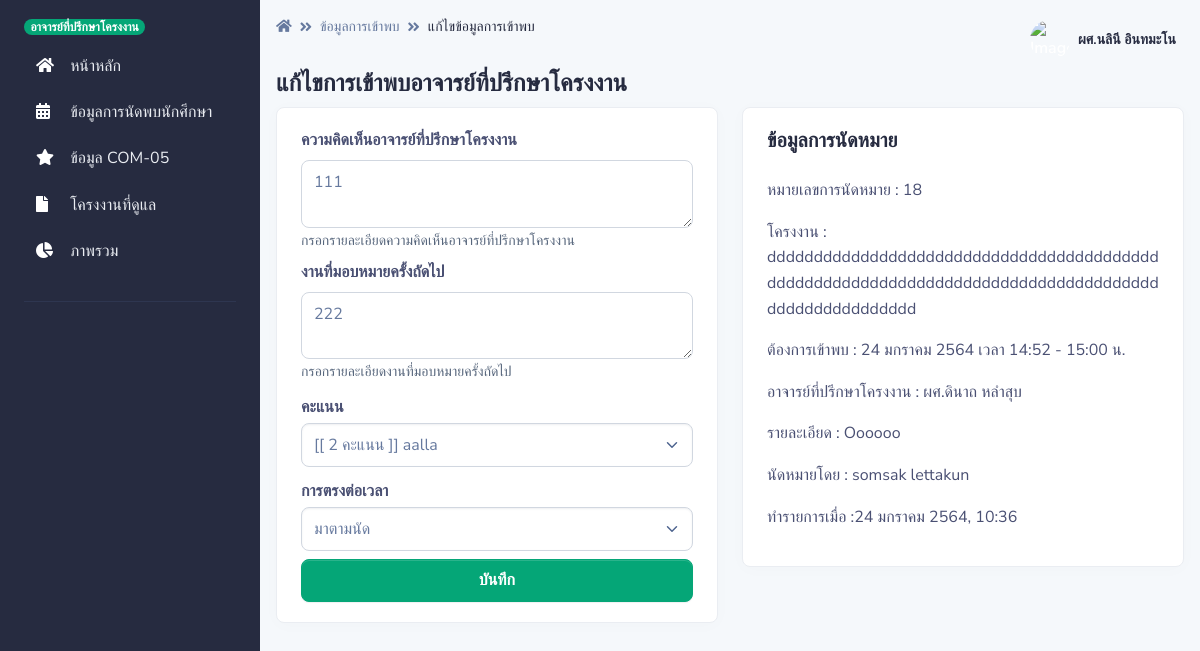
The app's page /pages/com05/com05_edit.php?ID=7 (signed in), older data.
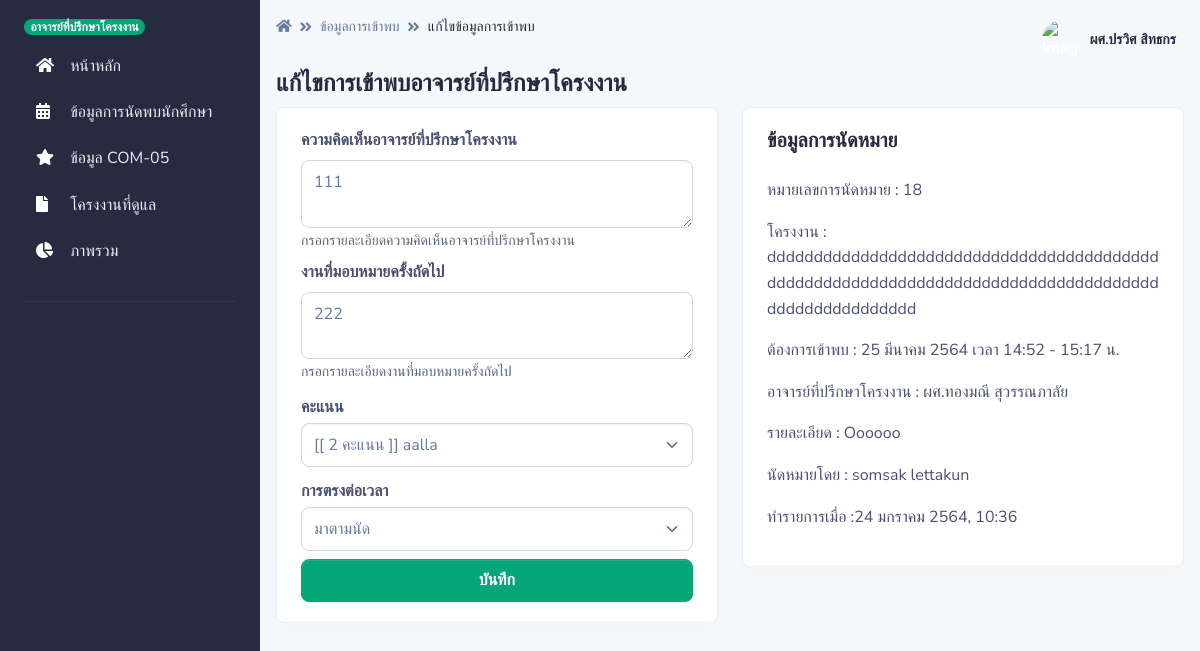
The same page, newer data.
### tables this page shows
CREATE TABLE `appoint` (
  `appoint_id` int(255) NOT NULL,
  `project_id` int(15) NOT NULL,
  `appoint_date_start` datetime NOT NULL,
  `appoint_date_end` datetime NOT NULL,
  `apooint_minute` int(3) NOT NULL,
  `appoint_comment` varchar(255) NOT NULL,
  `teacher_id` int(15) NOT NULL,
  `appoint_status` int(2) NOT NULL,
  `recorder` int(15) NOT NULL,
  `appoint_recorder` datetime NOT NULL DEFAULT current_timestamp()
);

CREATE TABLE `teacher` (
  `teacher_id` int(10) NOT NULL,
  `teacher_name` varchar(255) NOT NULL,
  `teacher_email` varchar(255) NOT NULL,
  `teacher_password` varchar(255) NOT NULL,
  `teacher_photo` varchar(255) NOT NULL DEFAULT 'https://i.ibb.co/HFB65Yz/asa.png',
  `teacher_type` int(1) NOT NULL DEFAULT 1
);

CREATE TABLE `project` (
  `project_id` int(15) NOT NULL,
  `project_name` varchar(255) NOT NULL,
  `project_type` int(2) NOT NULL,
  `project_adviser1` int(15) NOT NULL,
  `project_adviser2` int(15) NOT NULL,
  `project_status` int(2) NOT NULL DEFAULT 1,
  `project_record` int(10) NOT NULL
);

CREATE TABLE `student` (
  `student_id` int(15) NOT NULL,
  `student_name` varchar(255) NOT NULL,
  `student_major` int(2) NOT NULL,
  `student_phone` varchar(15) NOT NULL DEFAULT '0000000000',
  `student_email` varchar(255) NOT NULL,
  `student_password` varchar(255) NOT NULL,
  `student_photo` varchar(255) NOT NULL DEFAULT 'https://i.ibb.co/BVcPqGJ/profile-picture-2qq.jpg',
  `student_project` int(15) NOT NULL DEFAULT 1111,
  `student_type` int(2) NOT NULL DEFAULT 1
);

### pages/dateth.php (called while the page is built, shortened)
<?php
	function DateTimeThai($strDateTime)
	{
		$strYear = date("Y",strtotime($strDateTime))+543;
		$strMonth= date("n",strtotime($strDateTime));
		$strDay= date("j",strtotime($strDateTime));
		$strHour= date("H",strtotime($strDateTime));
		$strMinute= date("i",strtotime($strDateTime));
		$strMonthCut = Array("","มกราคม","กุมภาพันธ์","มีนาคม","เมษายน","พฤษภาคม","มิถุนายน","กรกฎาคม","สิงหาคม","กันยายน","ตุลาคม","พฤศจิกายน","ธันวาคม");
		$strMonthThai=$strMonthCut[$strMonth];
		return "$strDay $strMonthThai $strYear, $strHour:$strMinute";
	}
    function DateThai($strDate)
	{
		$strYear = date("Y",strtotime($strDate))+543;
		$strMonth= date("n",strtotime($strDate));
		$strDay= date("j",strtotime($strDate));
		$strMonthCut = Array("","มกราคม","กุมภาพันธ์","มีนาคม","เมษายน","พฤษภาคม","มิถุนายน","กรกฎาคม","สิงหาคม","กันยายน","ตุลาคม","พฤศจิกายน","ธันวาคม");
		$strMonthThai=$strMonthCut[$strMonth];
		return "$strDay $strMonthThai $strYear";
	}
	function HourMinute($strDatetoHourMinute)
	{
		$strHour= date("H",strtotime($strDatetoHourMinute));
		$strMinute= date("i",strtotime($strDatetoHourMinute));
		return "$strHour:$strMinute";
	}
	function HourMinute1($strDatetoHourMinute1)
	{
		$strHour= date("H",strtotime($strDatetoHourMinute1));
		$strMinute= date("i",strtotime($strDatetoHourMinute1));
		return "$strHour:$strMinute";
    }
?>

### pages/com05/com05_edit.php (the view, shortened to what the changed rows need)
<?php
if (!$_SESSION["TeacherID"]){
	  Header("Location: ../../login_te.php");
}else{?>
<?php
include '../../conn.php';
?>
<!DOCTYPE html>
<html lang="en">
<head>
    <link type="text/css" href="../../vendor/@fortawesome/fontawesome-free/css/all.min.css" rel="stylesheet">
    <link type="text/css" href="../../vendor/notyf/notyf.min.css" rel="stylesheet">
    <link type="text/css" href="../../css/volt.css" rel="stylesheet">
    <?php include '../dateth.php';?>
</head>
<body>
    <?php include '../menu_te.php';?>
    <main class="content">
        <nav class="navbar navbar-top navbar-expand navbar-dashboard navbar-dark pl-0 pr-2 pb-0">
            <div class="container-fluid px-0">
                <div class="d-flex justify-content-between w-100" id="navbarSupportedContent">
                    <div class="d-flex">
                        <nav aria-label="breadcrumb">
                            <ol class="breadcrumb breadcrumb-dark breadcrumb-transparent">
                            <li class="breadcrumb-item"><a href="../teacher"><span class="fas fa-home"></span></a></li>
                                <li class="breadcrumb-item"><a href="../com05">ข้อมูลการเข้าพบ</a></li>
                                <li class="breadcrumb-item active" aria-current="page">แก้ไขข้อมูลการเข้าพบ</li>
                            </ol>
                        </nav>
                    </div>
                    <?php include '../navbar_te.php';?>
                </div>
            </div>
        </nav>
        <div class="py-0">
            <div class="d-flex justify-content-between w-100 flex-wrap">
                <div class="mb-3 mb-lg-0">
                    <h1 class="h4">แก้ไขการเข้าพบอาจารย์ที่ปรึกษาโครงงาน</h1>
                </div>
            </div>
        </div>
        <?php
$com05 = $_REQUEST["ID"];
$sql = "SELECT
com05.com05_id,
com05.appoint_id,
com05.project_id,
com05.comment_teacher,
com05.comment_assign,
com05.score,
com05.meet_check,
com05.teacher_id
FROM
com05
WHERE
com05.com05_id = '$com05'";
$result = mysqli_query($con, $sql) or die ("Error in query: $sql " . mysqli_error());
$row = mysqli_fetch_array($result);
extract($row);
?>
        <div class="row">
                <div class="col-12 col-xl-6">
                    <div class="card card-body bg-white border-light shadow-sm mb-4">
                    <form action="com05_edit_ac.php" method="post">
                <div class="mb-2">
                    <label for="comment_teacher">ความคิดเห็นอาจารย์ที่ปรึกษาโครงงาน</label>
                    <textarea  class="form-control" id="comment_teacher" name="comment_teacher"
                        aria-describedby="present-describ" maxlength="255"><?php echo $comment_teacher; ?></textarea>
                    <small id="present-describ"
                        class="form-text text-muted">กรอกรายละเอียดความคิดเห็นอาจารย์ที่ปรึกษาโครงงาน</small>
                </div>
                <div class="mb-2">
                    <label for="comment_assign">งานที่มอบหมายครั้งถัดไป</label>
                    <textarea  class="form-control" id="comment_assign" name="comment_assign"
                        aria-describedby="present-describ" maxlength="255"><?php echo $comment_assign; ?></textarea>
                    <small id="present-describ"
                        class="form-text text-muted">กรอกรายละเอียดงานที่มอบหมายครั้งถัดไป</small>
                </div>
                <?php
$query = "SELECT
score.score_id as s_id,
score.score_score as s_s,
score.score_detail as s_detail
FROM
score
ORDER BY
score.score_score ASC";
$result = mysqli_query($con, $query);
?>
                <div class="mb-2">
                    <label class="my-1 mr-2" for="score">คะแนน</label>
                    <select class="form-select" id="score" name="score" aria-label="Default select example">
                       <?php foreach($result as $results){
                                            if( $results["s_id"] == $score ){
                                               echo' <option value="'.$results["s_s"].'" selected="true">[[ '.$results["s_s"].' คะแนน ]] '.$results["s_detail"].'</option>';
                                            }else{
                                                echo' <option value="'.$results["s_s"].'" >[[ '.$results["s_s"].' คะแนน ]] '.$results["s_detail"].'</option>';
                                            }
                                        }
                                        ?>
                    </select>
                </div>
                <?php
$query2 = "SELECT
meet_check.meet_check_id as m_id,
meet_check.meet_check_name as m_name
FROM
meet_check
ORDER BY
meet_check.meet_check_id ASC";
$result2 = mysqli_query($con, $query2);
?>
                <div class="mb-2">
                    <label class="my-1 mr-2" for="meet_check">การตรงต่อเวลา</label>
                    <select class="form-select" id="meet_check" name="meet_check" aria-label="Default select example">
                        <?php foreach($result2 as $results2){
                                            if( $results2["m_id"] == $meet_check ){
                                               echo' <option value="'.$results2["m_id"].'" selected="true">'.$results2["m_name"].'</option>';
                                            }else{
                                                echo' <option value="'.$results2["m_id"].'" >'.$results2["m_name"].'</option>';
                                            }
                                        }
                                        ?>
                    </select>
                </div>
                <?php
$sql = "SELECT
appoint.appoint_id as a_id,
appoint.project_id as p_id
FROM
appoint
WHERE
appoint.appoint_id = '$appoint_id'";
$result = mysqli_query($con, $sql) or die ("Error in query: $sql " . mysqli_error());
$row = mysqli_fetch_array($result);
extract($row);
?>
                <button class="btn btn-block btn-success" type="submit">บันทึก</button>
            </form>
                    </div>
                </div>
                <div class="col-12 col-xl-6">
                            <div class="card card-body bg-white border-light shadow-sm mb-4">
                                <h2 class="h5 mb-4">ข้อมูลการนัดหมาย</h2>
<?php
					$sql = "SELECT
                    appoint.appoint_id,
                    appoint.project_id,
                    project.project_name,
                    appoint.appoint_date_start,
                    appoint.appoint_date_end,
                    appoint.appoint_comment,
                    appoint.teacher_id,
                    teacher.teacher_name,
                    appoint.appoint_status,
                    appoint_status.appoint_status_name,
                    appoint.recorder,
                    student.student_name,
                    appoint.appoint_recorder
                    FROM
                    appoint
                    INNER JOIN project ON appoint.project_id = project.project_id
                    INNER JOIN teacher ON appoint.teacher_id = teacher.teacher_id
                    INNER JOIN appoint_status ON appoint.appoint_status = appoint_status.appoint_status_id
                    INNER JOIN student ON student.student_project = project.project_id AND appoint.recorder = student.student_id
                    WHERE
                    appoint.appoint_id ='$appoint_id'";
					$result = $con->query($sql);
					if ($result->num_rows > 0) {
						while($row = $result->fetch_assoc()) {
                            $strDate = $row["appoint_date_start"];
                            $strDatetoHourMinute = $row["appoint_date_start"];
                            $strDatetoHourMinute1 = $row["appoint_date_end"];
                            $strDateTime = $row["appoint_recorder"];
                            echo '<p> หมายเลขการนัดหมาย : ' . $row["appoint_id"].'
           <p> โครงงาน : ' . $row["project_name"].'
           <p>ต้องการเข้าพบ : '.DateThai($strDate).'   เวลา '. HourMinute($strDatetoHourMinute).'  - '. HourMinute1($strDatetoHourMinute1).' น.
           <p> อาจารย์ที่ปรึกษาโครงงาน : ' . $row["teacher_name"].'
           <p> รายละเอียด : ' . $row["appoint_comment"].'
           <p> นัดหมายโดย : ' . $row["student_name"].'
           <p> ทำรายการเมื่อ :'.DateTimeThai($strDateTime).' ';
}
}
?>
                            </div>
                </div>
            </div>
    </main>
</body>
</html>
<?php }?>

### pages/navbar_te.php (shortened to what the changed rows need)
<ul class="navbar-nav align-items-center">
    <li class="nav-item dropdown">
        <a class="nav-link pt-1 px-0" href="#" role="button" data-toggle="dropdown" aria-haspopup="true"
            aria-expanded="false">
            <div class="media d-flex align-items-center">
                <img class="user-avatar md-avatar rounded-circle" alt="Image placeholder"
                    src="<?php echo  $_SESSION["TeacherPhoto"]; ?>">
                <div class="media-body ml-2 text-dark align-items-center d-none d-lg-block">
                    <span class="mb-0 font-small font-weight-bold"><?php echo  $_SESSION["TeacherName"]; ?></span>
                </div>
            </div>
        </a>
    </li>
</ul>

Row changes from the older to the newer data that the page shows:
changed appoint "Oooooo": appoint_date_start "24 มกราคม 2564" → "25 มีนาคม 2564"; appoint_date_end "15:00" → "15:17"; teacher.teacher_name "ผศ.ดินาถ หลำสุบ" → "ผศ.ทองมณี สุวรรณภาลัย"
Text that changed along with them:
$_SESSION["TeacherName"]: "ผศ.นลินี อินทมะโน" → "ผศ.ปรวิศ สิทธกร"
